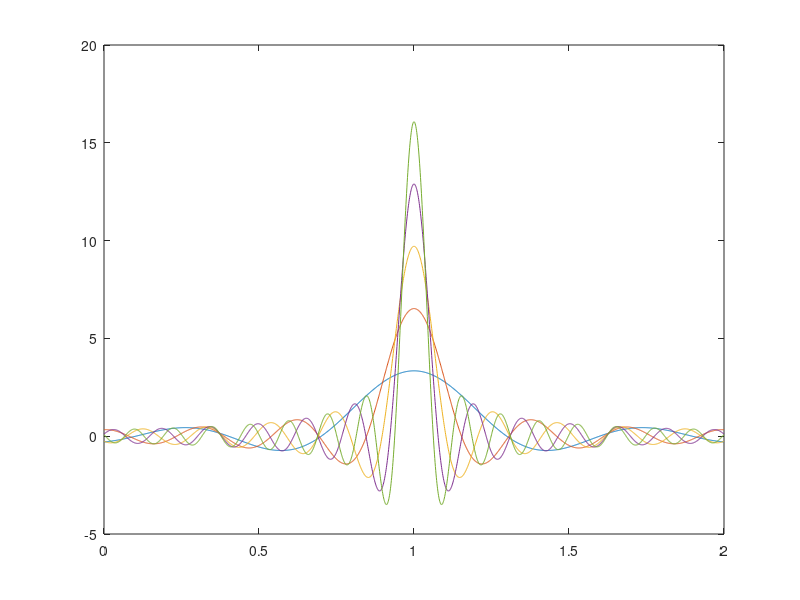

Recreate this plot in MATLAB.
a = 1; % for example
n = 10:10:50;
x = a + (-1:.001:1).';
x(x==a) = a+eps; % avoid divide by zero
Z1 = csc((x-a)/2).*sin((n+1/2).*(x-a))/2/pi;
figure
plot(x,Z1)